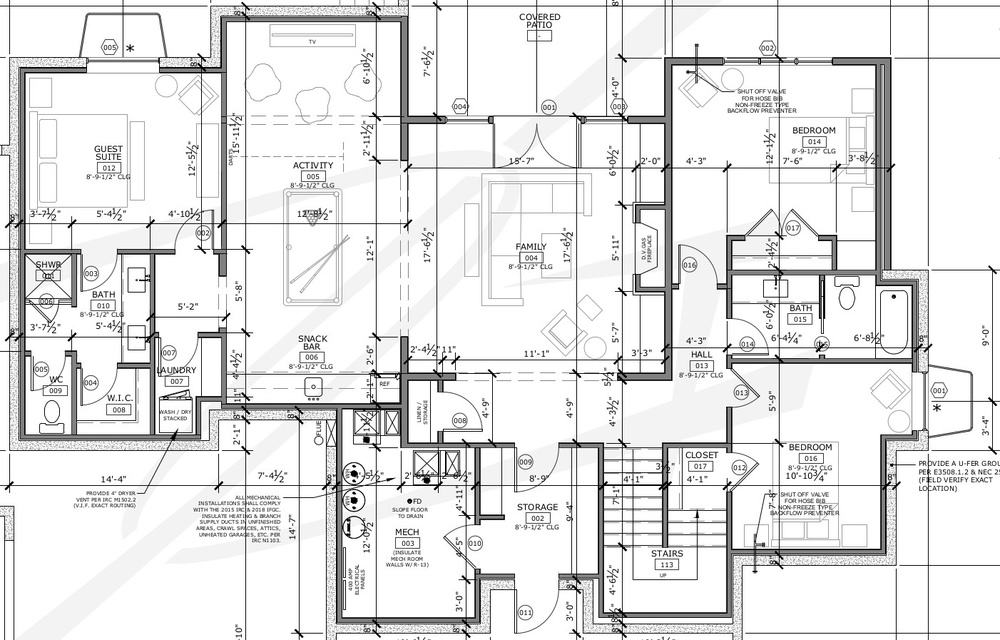
#> input picture full_house_plan.jpg, 1000 x 640 px, shrunk from 1402 x 897 before the run
$ jupyter execute --allow-errors 'Template Matching Toilet.ipynb'   (shell and % lines are left out)
#> lines starting #> are read from the running program, lines starting #| are printed output that depends on the picture; after the words box and inside, x2 and y2 are one past the last pixel; in counts of white or black regions, pixels touching at a corner belong together
# Template Matching - OpenCV

[cell 1]
import cv2
import numpy as np

## Load our images
<ul><li>Our main image from our camera feed game whatever</li><li>
    Image we are searching for inside the main image</li></ul>

[cell 2]
house_img = cv2.imread('full_house_plan.jpg', cv2.IMREAD_UNCHANGED)
#> house_img is the input picture: shape (640, 1000, 3); min 0, max 255, mean 229.4
toilet_img = cv2.imread('toilet.jpg', cv2.IMREAD_UNCHANGED)
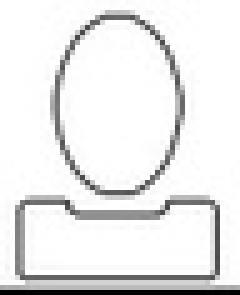
#> input picture toilet.jpg, 48 x 59 px, shrunk from 67 x 83 before the run (shown 5 times larger)
#> toilet_img is the input picture: shape (59, 48, 3); min 0, max 255, mean 233.7

### Show our Main Image

[cell 3]
cv2.imshow('full_house_plan.jpg', house_img)
cv2.waitKey()
cv2.destroyAllWindows()

### Show Search Image

[cell 4]
cv2.imshow('toilet.jpg', toilet_img)
cv2.waitKey()
cv2.destroyAllWindows()

## Template Matching
<ul>
    <li>There are 6 comparison methods</li>
    <ul>
        <li>TM_CCOEFF</li>
        <li>TM_CCOEFF_NORMED</li>
        <li>TM_CCORR</li>
        <li>TM_CCORR_NORMED</li>
        <li>TM_SQDIFF</li>
        <li>TM_SQDIFF_NORMED</li>
    </ul>
    <li><a href="https://docs.opencv.org/master/d4/dc6/tutorial_py_template_matching.html">OpenCV Template Matching Docs</a></li>
</ul>

[cell 5]
# There are 6 comparison methods to choose from:
# TM_CCOEFF, TM_CCOEFF_NORMED, TM_CCORR, TM_CCORR_NORMED, TM_SQDIFF, TM_SQDIFF_NORMED
# You can see the differences at a glance here:
# https://docs.opencv.org/master/d4/dc6/tutorial_py_template_matching.html
result = cv2.matchTemplate(house_img, toilet_img, cv2.TM_CCOEFF_NORMED)
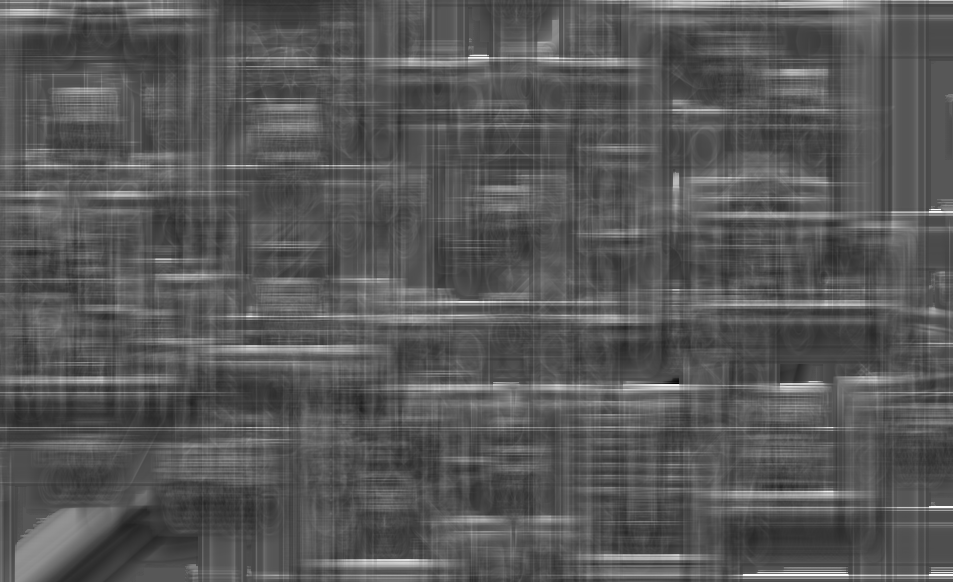
#> result: shape (582, 953) float32; min -0.319, max 0.61, mean 0.00258; drawn with min black and max white

### View Result

[cell 6]
cv2.imshow('Result', result)
cv2.waitKey()
cv2.destroyAllWindows()

### Get Max Result

[cell 7]
min_val, max_val, min_loc, max_loc = cv2.minMaxLoc(result)
#> min_val = -0.319; max_val = 0.61; min_loc = (677, 383); max_loc = (934, 575)

[cell 8]
max_loc
#> Out = (934, 575)

[cell 9]
max_val
#> Out = 0.61

### Paint Square on Main Image

[cell 10]
w = toilet_img.shape[1]
#> w = 48
h = toilet_img.shape[0]
#> h = 59

[cell 11]
cv2.rectangle(house_img, max_loc, (max_loc[0] + w, max_loc[1] + h), (0,255,255), 2)
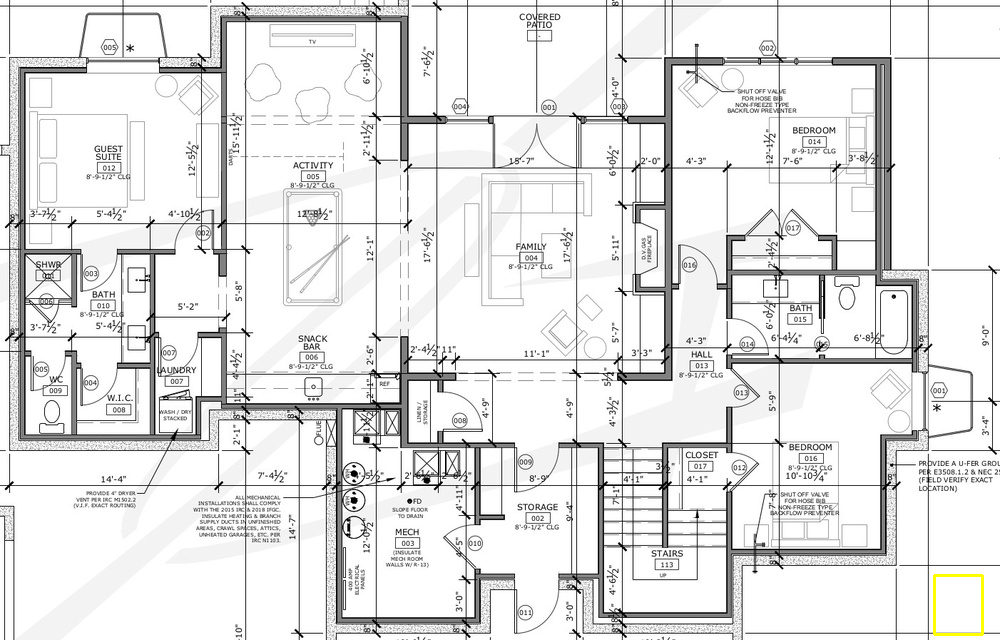
#> house_img: shape (640, 1000, 3); 0.1% of pixels changed, all inside (x1, y1, x2, y2) = (933, 574, 984, 636)

## Paint Multiple Squares

[cell 12]
threshold = .60

[cell 13]
yloc, xloc = np.where(result >= threshold)
#> yloc = 151 values from 507 to 575; xloc = 151 values, max 952 at index 23, min 745 at index 24, mean 841.9

[cell 14]
len(xloc)
#> Out = 151

[cell 15]
for (x, y) in zip(xloc, yloc):
    cv2.rectangle(house_img, (x, y), (x + w, y + h), (0,255,255), 2)
#> this loop made 151 passes
#> (x, y) on passes 1 to 3: (929, 507), (930, 507), (931, 507)
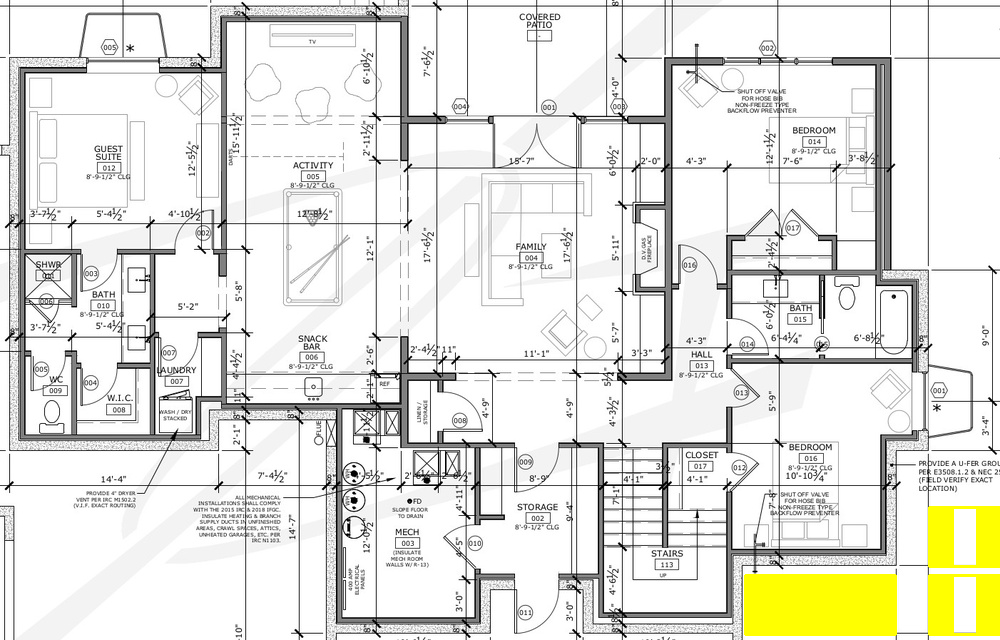
#> house_img: shape (640, 1000, 3); 2.39% of pixels changed, all inside (x1, y1, x2, y2) = (744, 506, 1000, 636)

#> (a cell that did not finish here is left out)

[cell 17]
# What is a rectangle?
# x, y, w, h
rectangles = []
for (x, y) in zip(xloc, yloc):
    rectangles.append([int(x), int(y), int(w), int(h)])
    rectangles.append([int(x), int(y), int(w), int(h)])
#> after the loop, rectangles = 302 items, first 6: [929, 507, 48, 59], [929, 507, 48, 59], [930, 507, 48, 59], [930, 507, 48, 59], [931, 507, 48, 59], [931, 507, 48, 59]

[cell 18]
len(rectangles)
#> Out = 302

[cell 19]
rectangles, weights = cv2.groupRectangles(rectangles, 1, 0.2)
#> rectangles = [[940, 507, 48, 59], [796, 575, 48, 59], [940, 575, 48, 59]]; weights = [48, 206, 48]

[cell 20]
rectangles
#> Out has the same summary as rectangles

[cell 21]
len(rectangles)
#> Out = 3
